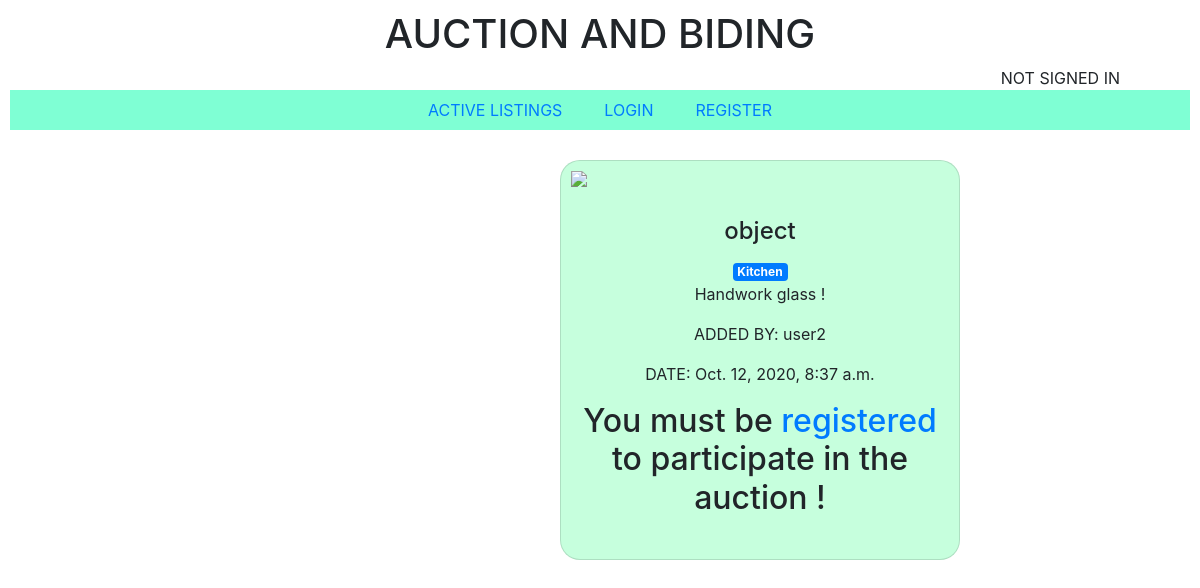
The page /1 on the database its author committed.
### auctions/models.py (models this page shows, shortened)
class Listing(models.Model):
    name = models.CharField(max_length=64)
    starting_bid = models.IntegerField()
    description = models.CharField(max_length=254)
    category = models.CharField(max_length=64, blank=True)
    url = models.CharField(max_length=254)
    date = models.DateTimeField(auto_now_add=True, blank=True)
    owner = models.ForeignKey(User, on_delete=models.CASCADE, related_name='owner')
    active = models.BooleanField(default=True)
    winner = models.ForeignKey(User, on_delete=models.CASCADE, related_name='winner', null=True, blank=True)

class User(AbstractUser):
    pass

### auctions/views.py (the view, shortened to what this page needs)
# urls.py: path("<int:listing_id>", views.active_listing, name="active_listing"),
def active_listing(request, listing_id):
    try:
        listing = Listing.objects.get(id=listing_id)
        curent_user = request.user.id
        bid_count = Bid.objects.filter(item_bid=listing_id).count()
        if bid_count > 0:
            max_bid = Bid.objects.filter(item_bid=listing_id).aggregate(Max('bid'))
            max_bid = max_bid['bid__max']
        else:
            max_bid = listing.starting_bid
        if Watchlist.objects.filter(user_watchlist = curent_user, listing_item = listing_id).exists():
            watchlist_state = False
        else:
            watchlist_state = True
    except Listing.DoesNotExist:
        raise Http404("Listing not found.")
    comments = Comment.objects.filter(listing_comment = listing_id)
    return render(request, "auctions/active_listing.html", {
        "listing": listing,
        'comments': comments,
        'watchlist_state': watchlist_state,
        'bid_count': bid_count,
        'max_bid': max_bid,
        'form': Bid_form(),
        'comment_form': Comment_form()
        })

### auctions/templates/auctions/active_listing.html (shortened to what this page needs)
{% extends "auctions/layout.html" %}
{% block body %}
<div class="card">
    <img class='card-img-top' src="{{ listing.url}}" class="card-img-full">
    <div class="card-body">
        <h4 class="card-title"> {{ listing.name}} </h4>
        {% if listing.category %}
            <a href="category/{{listing.category}}" class="badge badge-primary"> {{listing.category}} </a>
        {% endif %}
        <p> {{ listing.description }} </p>
        <p> ADDED BY: {{ listing.owner }} </p>
        <p> DATE: {{ listing.date }} </p>
        {% if user.is_authenticated %}
            <div>
                {% if watchlist_state %}
                <form action="{% url 'watchlist' %}" method='post'>
                    {% csrf_token %}
                    <button type="submit" name="listing_id" value="{{ listing.id }}" class="btn btn-outline-success">ADD TO
                        WATCHLIST</button>
                </form>
                {% else %}
                <form action="{% url 'watchlist' %}" method='post'>
                    {% csrf_token %}
                    <button type="submit" name="listing_id" value="{{ listing.id }}" class="btn btn-outline-warning">DELETE FROM
                        WATCHLIST</button>
                </form>
                {% endif %}
                <div>
                    {% if user.username|stringformat:"s" == listing.owner|stringformat:"s" and listing.active == True %}
                    <form action="{% url 'close_bid' %}" method='post'>
                        {% csrf_token %}
                        <button type="submit" name="listing_id" value="{{ listing.id }}" class="btn btn-outline-danger">CLOSE
                            BID</button>
                    </form>
                    {% endif %}
                </div>
            </div>
            {% if listing.active == False and user.username|stringformat:"s" == listing.winner|stringformat:"s" %}
            <div class="alert alert-success" role="alert">
                Сongratulations, you won auction !
            </div>
            {% elif listing.active == False %}
            <div class="alert alert-primary" role="alert">
                Auction ended !
            </div>
            {% else %}
            <div style='margin: 30px 0px 0px'>
                <h5>Starting price: {{ listing.starting_bid }} $</h5>
                <h5>There are {{bid_count}} bid(s). Curent max bid: {{ max_bid }} $</h5>
                <form action="{% url "active_listing" listing.id %}" method='post' class='bid'>
                    {% csrf_token %}
                    <div style='margin: 0px 0px 8px'>
                        {{ form }}
                    </div>
                    {% if err_message %}
                    <div class='alert alert-danger'>
                        {{ err_message }}
                    </div>
                    {% endif %}
                    {% if succ_message %}
                    <div class='alert alert-success'>
                        {{ succ_message }}
                    </div>
                    {% endif %}
                    <button type="submit" name="listing_id" value="{{ listing.id }}" class="btn btn-success">Make a
                        Bid</button>
                </form>
            </div>
            {% endif %}
            <div style='margin: 30px 0px 0px'>
                    <h5>Comments:</h5>
                <ul class="list-group">
                    {% for comment in comments %}
                        <li class="list-group-item">
                        <div style='font-weight: bold'> {{comment.user_comment}} </div>
                        <div> {{comment.comment}} </div>
                        </li>
                    {% endfor %}
                </ul>
                <div>
                    <form action="{% url "comment" %}" method='post'>
                        {% csrf_token %}
                        <div style='margin: 0px 0px 8px'>
                            {{comment_form}}
                        </div>
                        <button type="submit" name="listing_id" value="{{ listing.id }}" class="btn btn-primary">Post Comment</button>
                    </form>
                </div>
            {% else %}
                <h2> You must be <a href="/register">registered</a> to participate in the auction ! </h2>
            {% endif %}
        </div>
    </div>
{% endblock %}

### auctions/static/auctions/styles.css (style rules this page uses)
body { padding: 10px; }
.card { width: 35%; background-color: #c6ffdd; height: 400px; width: 400px; text-align: center; margin-left: 550px; margin-top: 30px; border-radius: 20px; }
.card-img-top { padding: 10px; object-fit: center; object-position: center; margin-right: 10px; border-radius: 9px; }

### rows shown on the page
Listing: name "object", category "Kitchen", description "Handwork glass !", owner "user2", date "Oct. 12, 2020, 8:37 a.m."
